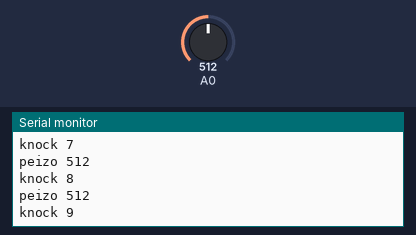
A sketch run on a simulated Arduino Uno, built with avr-gcc and run on an emulated ATmega328P. Parts: the last lines printed to the serial monitor. Inputs (shaded band) come from the test bench; at power-on: A0 = 512.

Above: at 1.2 s.
1.3 s: A0 set to 988
At 1.38 s:
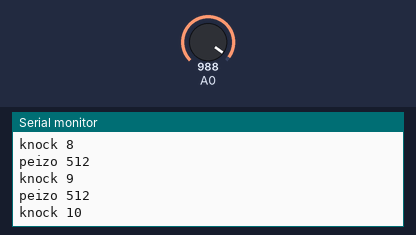
2.8 s: A0 set to 1015
At 2.9 s:
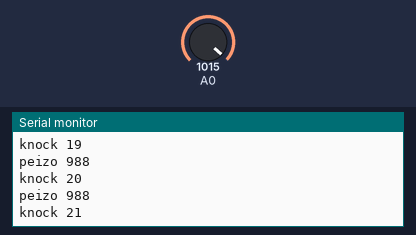
Timing chart, 0 to 5.8 s (numbered marks = the images above; inputs shaded):
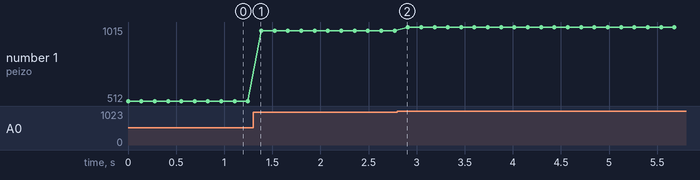

The sketch:

sketch_knocks_and_vibrations.ino
```cpp
int knock = 0;


void setup()
{
 // put your setup code here, to run once:
  Serial.begin(9600);

}

void loop()
{
  int peizo = 0;
  // put your main code here, to run repeatedly:
  peizo = analogRead (0);
  if (peizo < 100)
   {
   }
  else
 {
   // a knock has been detected
   knock = knock + 1;
   Serial.print("peizo ");
  Serial.println(peizo);
   Serial.print("knock ");
  Serial.println(knock);
  delay(138);
 }
}
```

Measured:
- plotted number 1: 512 → 988 after the input at 1.3 s, 988 → 1015 after the input at 2.8 s
